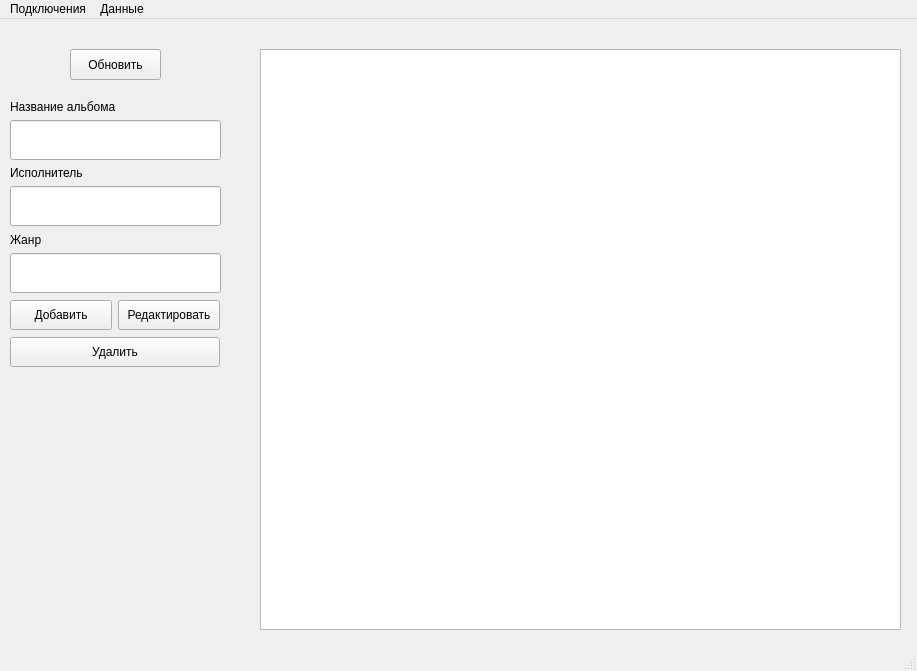
<?xml version="1.0" encoding="UTF-8"?>
<ui version="4.0">
 <class>MainWindow</class>
 <widget class="QMainWindow" name="MainWindow">
  <property name="geometry">
   <rect>
    <x>0</x>
    <y>0</y>
    <width>917</width>
    <height>671</height>
   </rect>
  </property>
  <property name="windowTitle">
   <string>Управление данными</string>
  </property>
  <widget class="QWidget" name="centralwidget">
   <widget class="QTableView" name="tableView">
    <property name="geometry">
     <rect>
      <x>260</x>
      <y>30</y>
      <width>641</width>
      <height>581</height>
     </rect>
    </property>
   </widget>
   <widget class="QPushButton" name="updatePushButton">
    <property name="geometry">
     <rect>
      <x>70</x>
      <y>30</y>
      <width>91</width>
      <height>31</height>
     </rect>
    </property>
    <property name="text">
     <string>Обновить</string>
    </property>
   </widget>
   <widget class="QWidget" name="">
    <property name="geometry">
     <rect>
      <x>10</x>
      <y>80</y>
      <width>211</width>
      <height>194</height>
     </rect>
    </property>
    <layout class="QVBoxLayout" name="inputForEditing">
     <item>
      <widget class="QLabel" name="nameLabel">
       <property name="text">
        <string>Название альбома</string>
       </property>
      </widget>
     </item>
     <item>
      <widget class="QLineEdit" name="nameInput">
       <property name="minimumSize">
        <size>
         <width>180</width>
         <height>40</height>
        </size>
       </property>
      </widget>
     </item>
     <item>
      <widget class="QLabel" name="creatorLabel">
       <property name="text">
        <string>Исполнитель</string>
       </property>
      </widget>
     </item>
     <item>
      <widget class="QLineEdit" name="creatorInput">
       <property name="minimumSize">
        <size>
         <width>180</width>
         <height>40</height>
        </size>
       </property>
      </widget>
     </item>
     <item>
      <widget class="QLabel" name="genreLabel">
       <property name="text">
        <string>Жанр</string>
       </property>
      </widget>
     </item>
     <item>
      <widget class="QLineEdit" name="genreInput">
       <property name="minimumSize">
        <size>
         <width>180</width>
         <height>40</height>
        </size>
       </property>
      </widget>
     </item>
    </layout>
   </widget>
   <widget class="QWidget" name="">
    <property name="geometry">
     <rect>
      <x>10</x>
      <y>280</y>
      <width>210</width>
      <height>71</height>
     </rect>
    </property>
    <layout class="QVBoxLayout" name="crudButtons">
     <item>
      <layout class="QHBoxLayout" name="horizontalLayout">
       <item>
        <widget class="QPushButton" name="createPushButton">
         <property name="minimumSize">
          <size>
           <width>100</width>
           <height>30</height>
          </size>
         </property>
         <property name="text">
          <string>Добавить</string>
         </property>
        </widget>
       </item>
       <item>
        <widget class="QPushButton" name="editPushButton">
         <property name="minimumSize">
          <size>
           <width>100</width>
           <height>30</height>
          </size>
         </property>
         <property name="text">
          <string>Редактировать</string>
         </property>
        </widget>
       </item>
      </layout>
     </item>
     <item>
      <widget class="QPushButton" name="deletePushButton">
       <property name="minimumSize">
        <size>
         <width>100</width>
         <height>30</height>
        </size>
       </property>
       <property name="text">
        <string>Удалить</string>
       </property>
      </widget>
     </item>
    </layout>
   </widget>
  </widget>
  <widget class="QMenuBar" name="menubar">
   <property name="geometry">
    <rect>
     <x>0</x>
     <y>0</y>
     <width>917</width>
     <height>21</height>
    </rect>
   </property>
   <widget class="QMenu" name="menu">
    <property name="title">
     <string>Подключения</string>
    </property>
    <addaction name="action"/>
   </widget>
   <widget class="QMenu" name="menu_2">
    <property name="title">
     <string>Данные</string>
    </property>
    <addaction name="addAction"/>
   </widget>
   <addaction name="menu"/>
   <addaction name="menu_2"/>
  </widget>
  <widget class="QStatusBar" name="statusbar"/>
  <action name="action">
   <property name="text">
    <string>Подключиться к БД...</string>
   </property>
  </action>
  <action name="addAction">
   <property name="text">
    <string>Добавить...</string>
   </property>
  </action>
 </widget>
 <resources/>
 <connections/>
</ui>
